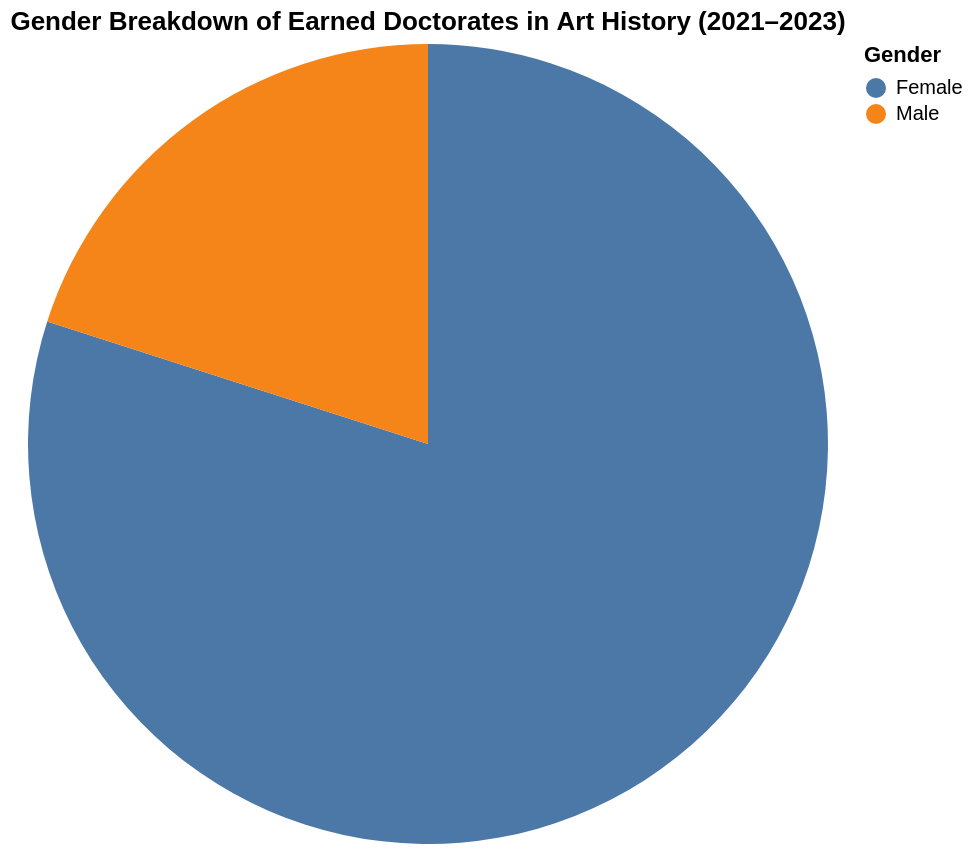

Write notebook code for a chart like this one.
### Markdown cell above
<div class="text-box">
    
## Earned Doctorates in Art History by Sex 
    
    
(Add a note here that IPEDS only includes Sex, and not a diverse array of gender identities)

### Code cell
#|code-fold: true



gender_df = df[df["Major"].isin(majors)]


gender_agg = (
    gender_df.groupby("Sex")["Awards/Degrees Conferred"]
    .sum()
    .reset_index()
)


pie_chart = alt.Chart(gender_agg).mark_arc().encode(
    theta=alt.Theta(field="Awards/Degrees Conferred", type="quantitative"),
    color=alt.Color(field="Sex", type="nominal", legend=alt.Legend(title="Gender")),
    tooltip=["Sex", "Awards/Degrees Conferred"]
).properties(
    title="Gender Breakdown of Earned Doctorates in Art History (2021–2023)",
    width=400,
    height=400
)

pie_chart

### Figure 1 — Vega-Lite specification as saved in the notebook (floating-point values rounded to 4 significant figures)
{"config": {"view": {"continuousWidth": 300, "continuousHeight": 300}}, "data": {"name": "data-aa0e2383ecdf44885ebf42ab70662013"}, "mark": {"type": "arc"}, "encoding": {"color": {"field": "Sex", "legend": {"title": "Gender"}, "type": "nominal"}, "theta": {"field": "Awards/Degrees Conferred", "type": "quantitative"}, "tooltip": [{"field": "Sex", "type": "nominal"}, {"field": "Awards/Degrees Conferred", "type": "quantitative"}]}, "height": 400, "title": "Gender Breakdown of Earned Doctorates in Art History (2021–2023)", "width": 400, "$schema": "https://vega.github.io/schema/vega-lite/v5.14.1.json", "datasets": {"data-aa0e2383ecdf44885ebf42ab70662013": [{"Sex": "Female", "Awards/Degrees Conferred": 327}, {"Sex": "Male", "Awards/Degrees Conferred": 82}]}}
